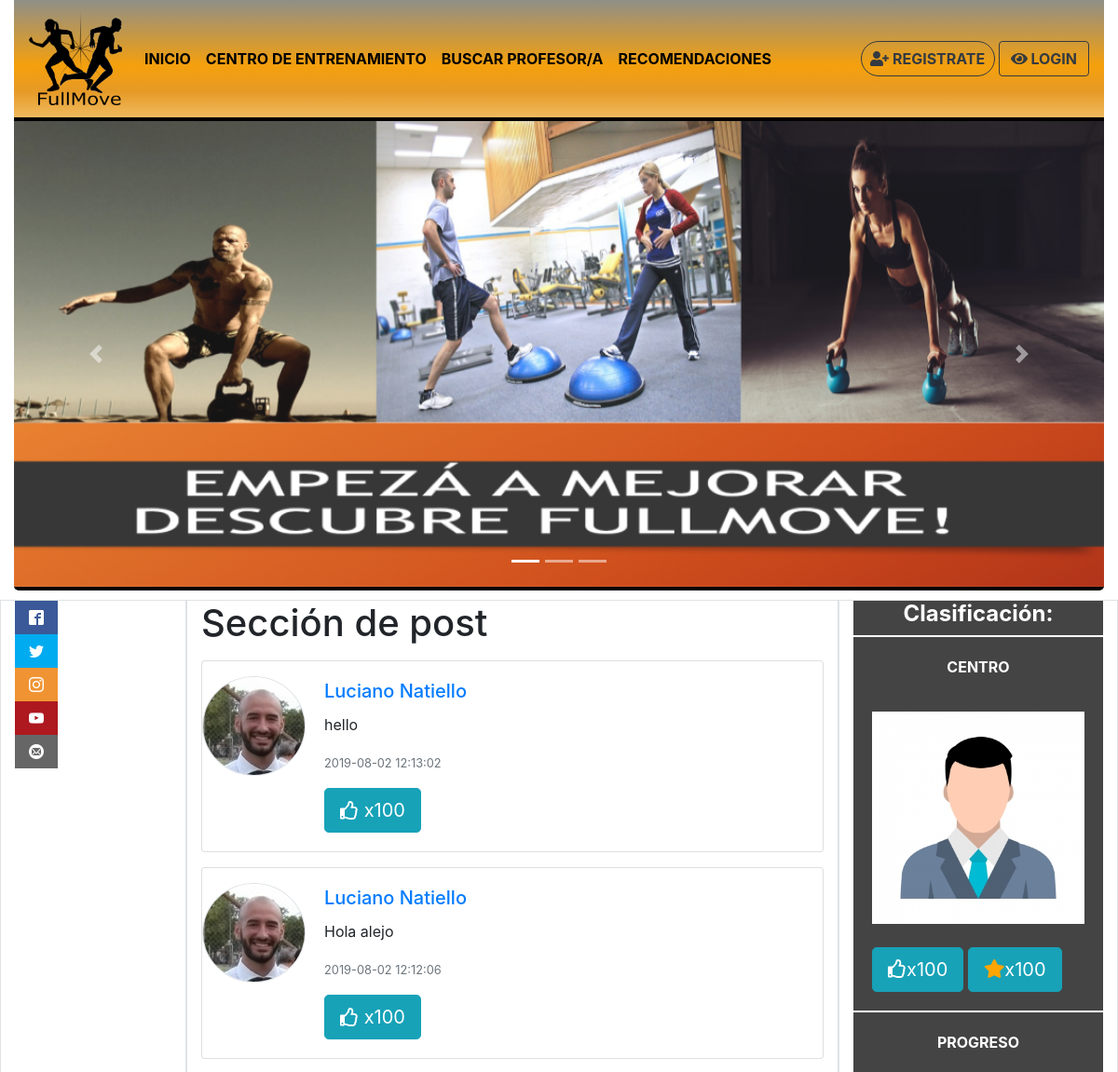
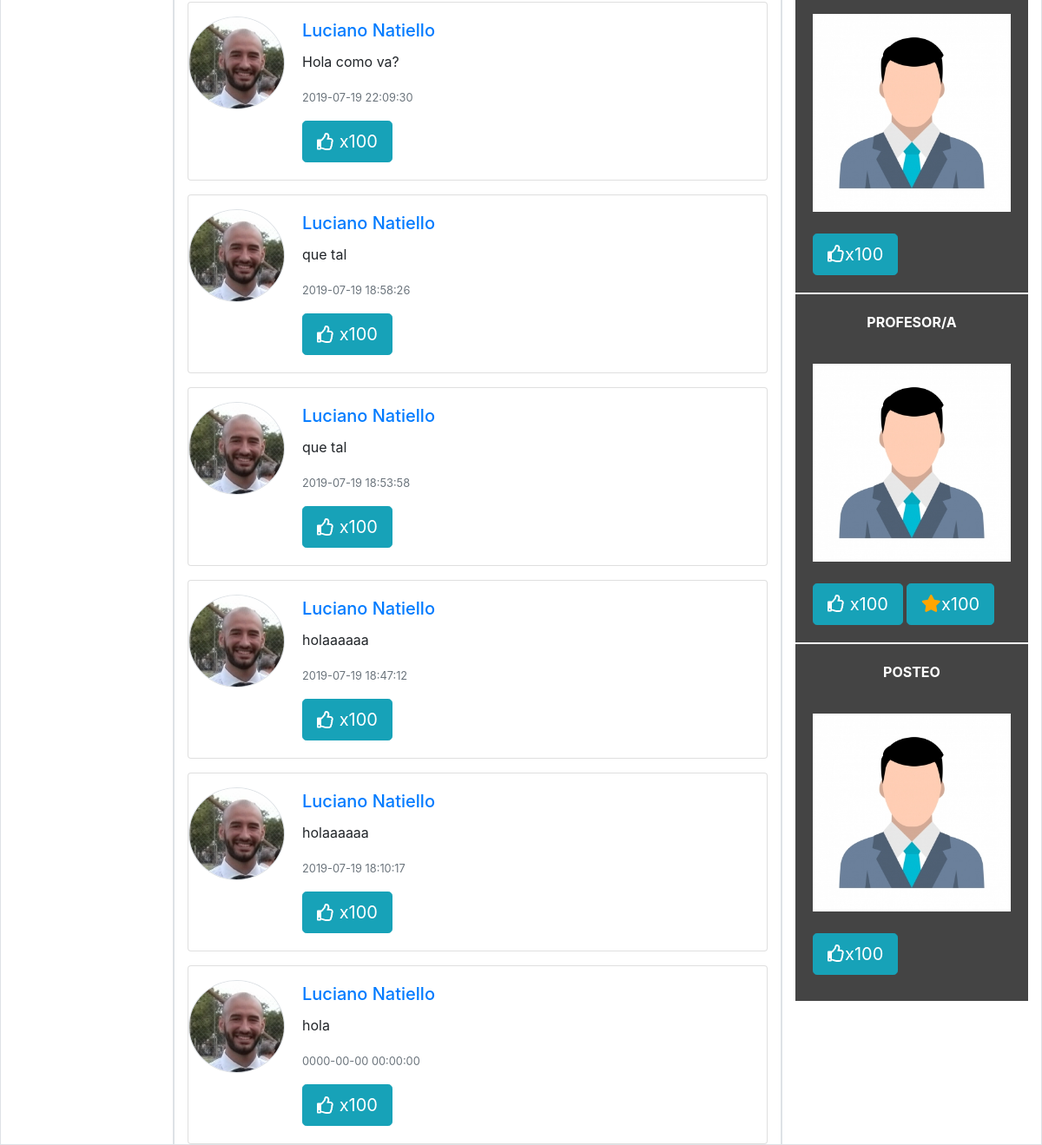
The page /vistas/index/index.php on the database its author committed (2 pictures, top to bottom).
### tables this page shows
CREATE TABLE `posteo` (
  `id_posteo` int(100) NOT NULL,
  `texto` varchar(1000) NOT NULL,
  `id_usuario` int(100) NOT NULL,
  `fecha` datetime NOT NULL
);

CREATE TABLE `usuarios` (
  `usr_id` int(100) NOT NULL,
  `usr_nombre` varchar(50) NOT NULL,
  `usr_tel` varchar(50) NOT NULL,
  `usr_mail` varchar(50) NOT NULL,
  `usr_localidad` int(50) NOT NULL,
  `usr_contrasena` varchar(30) NOT NULL,
  `usr_foto` varchar(100) NOT NULL,
  `usr_facebook` varchar(100) NOT NULL,
  `usr_instagram` varchar(100) NOT NULL,
  `usr_twitter` varchar(100) NOT NULL,
  `usr_edad` int(20) NOT NULL,
  `descripcion` varchar(1000) NOT NULL,
  `usr_registro` timestamp(6) NOT NULL DEFAULT current_timestamp(6) ON UPDATE current_timestamp(6)
);

### vistas/index/index.php (called while the page is built, shortened)
<?php
$contenido_seccion1 = PATH_VIEWS . "/index/partials/slider_publicidades.inc.php";
$contenido_seccion2 = PATH_VIEWS . "/index/partials/contenido_index.inc.php";
include( PATH_VIEWS . '/common/base.php' );
?>

### modelo/DAO/posteoDAO.php (called while the page is built, shortened)
<?php
		function buscarPubli(){
					$conexion = getConexion();
					$consulta = "SELECT *
              					FROM posteo, usuarios
               				WHERE posteo.id_usuario = usuarios.usr_id
               				ORDER BY id_posteo DESC";
               	$posteocompleto = $conexion->query($consulta);
               	return $posteocompleto;
		}

### modelo/DAO/accesoperfilDAO.php (called while the page is built, shortened)
<?php
function saberPerfil($id_usuario){
    $conexion = getConexion();
     $consulta = "SELECT * " .
                 "FROM usuarios " .
                 "WHERE usr_id = '" . $id_usuario . "'";
     $resultado = $conexion->query( $consulta );
            if ( $resultado->num_rows == 1  ){
            $usuarioacc = $resultado->fetch_assoc();
            $consulta ="SELECT * " .
                        "FROM usuario_centro " .
                        "WHERE usr_centro_id = '" . $usuarioacc["usr_id"] . "'";
            $resultado = $conexion->query( $consulta );
            if ( $resultado->num_rows == 1) {
                            $perfilaccestipo = "centro";
                        }
                else {
            $consulta ="SELECT * " .
                        "FROM usuario_profe " .
                        "WHERE usr_pf_id = '" . $usuarioacc["usr_id"] . "'";
            $resultado = $conexion->query( $consulta );
                if ( $resultado->num_rows == 1) {
                     $perfilaccestipo= "profe";
                }
                else{
                        $perfilaccestipo="comun";
                }
                }
}
return $perfilaccestipo;
}
?>

### helpers/html_helper.php (the view, shortened to what this page needs)
<?php
      function crearHTMLpublicacion($id_usuario, $texto, $fotopubli, $nombrepubli, $fecha){
        include_once PATH_DAOS . '/accesoperfilDAO.php';
      $perfilacceso = saberPerfil($id_usuario);
?>
              <div class="posteo mt-3">
                    <div class="card">
                          <div class="row no-gutters">
                              <div class="col-md-2">
                                </a><img src="<?= FILES . '/perfiles/'. $fotopubli ?>" class="card-img border rounded-circle mt-3" alt="...">
                              </div>
                              <div class="col-md-8">
                                <div class="card-body">
                                  <a href="index.php?m=perfilacceso&tipo=<?= $perfilacceso ?>&nombre=<?= $id_usuario ?>"><h5 class="card-title"><?= $nombrepubli ?></h5></a>
                                  <p class="card-text"><?= $texto ?></p>
                                  <p class="card-text"><small class="text-muted"><?= $fecha ?></small></p>
                                  <div>
                                <span class="btn btn-info btn-lg "><i class="far fa-thumbs-up"></i> x100</span>
                              </div>
                                </div>
                              </div>
                            </div>
                          </div>
                    </div>
     <?php
          }
      ?>

### vistas/common/base.php (shortened to what this page needs)
<!DOCTYPE html>
<html lang="en">
<head>
	<link rel="stylesheet" href="<?= PATH_VENDOR ?>/bootstrap/css/bootstrap.min.css">
	<link rel="stylesheet" href="<?= PATH_CSS ?>/estilos.css">
	<link rel="stylesheet" href="<?= PATH_CSS ?>/fonts.css">
	<link rel="stylesheet" href="<?= PATH_CSS ?>/all.min.css">
</head>
<body>
	<header>
		<div class="container-fluid">
			<nav class="navbar navbar-light navbar-expand-xl">
				<a class="navbar-brand" href="index.php">
   				 	<img src="<?= PATH_IMAGENES . '/logopag2.png' ?>" width="100" height="100" class="d-inline-block align-top" alt="">
 					 </a>
			 					  <div class="collapse navbar-collapse" id="navbarSupportedContent">
									    <ul class="navbar-nav mr-auto">
									      <li class="nav-item">
									        <a class="nav-link barra" href="index.php">INICIO</a>
									      </li>
									      <li class="nav-item">
									        <a class="nav-link barra"href="index.php?m=busqueda&tipo=centro">
									         CENTRO DE ENTRENAMIENTO
									        </a>
									        </li>
									       <li class="nav-item">
									        <a class="nav-link barra" href="index.php?m=busqueda&tipo=profe">BUSCAR PROFESOR/A</a>
									      </li>
									       <li class="nav-item">
									        <a class="nav-link barra" href="index.php?m=reco">RECOMENDACIONES</a>
									      </li>
							 		    </ul>
    							<div>
								<?php
								if ( !isset($_SESSION["usuario"]) ){ ?>
										 <a href="index.php?m=registro" class="btn badge-pill btn-outline-dark registro"><i class="fas fa-user-plus"></i> REGISTRATE</a>
										 <a href="#"  data-toggle="modal" data-target="#exampleModal" class="btn btn-outline-dark registro"><i class="fas fa-eye"></i> LOGIN</a>
								<?php
								}
								?>
    							</div>
			</nav>
		</div>
	</header>
	<div class="container-fluid">
				<?php if(isset($contenido_seccion1)){include($contenido_seccion1);} ?>
	</div>
				<?php if(isset($contenido_seccion2)){include($contenido_seccion2);} ?>
</body>
</html>

### vistas/index/partials/slider_publicidades.inc.php (shortened to what this page needs)
<div class="row">
		<div class="col-md-12">
		<div id="carouselExampleIndicators" class="carousel slide carru" data-ride="carousel">
			  <ol class="carousel-indicators">
			    <li data-target="#carouselExampleIndicators" data-slide-to="0" class="active"></li>
			    <li data-target="#carouselExampleIndicators" data-slide-to="1"></li>
			    <li data-target="#carouselExampleIndicators" data-slide-to="2"></li>
			  </ol>
				  <div class="carousel-inner">
				    	<div class="carousel-item active">
				      		<a href="index.php?m=reco"><img src="<?= PATH_IMAGENES . '/titulo1.png' ?>" class="d-block w-100" height="500px" alt="">
				      		</a>
				    	</div>
				  </div>
				  <a class="carousel-control-prev" href="#carouselExampleIndicators" role="button" data-slide="prev">
				    <span class="carousel-control-prev-icon" aria-hidden="true"></span>
				  </a>
				  <a class="carousel-control-next" href="#carouselExampleIndicators" role="button" data-slide="next">
				    <span class="carousel-control-next-icon" aria-hidden="true"></span>
				  </a>
		</div>
	</div>
	</div>

### vistas/index/partials/contenido_index.inc.php (shortened to what this page needs)
<div class="container-fluid">
	<div class="row">
		<div class="col-2 border">
			<div class="social" >
				<ul id="colsocial">
					<li><a href="" class="icon-facebook2"></a></li>
					<li><a href="" class="icon-twitter"></a></li>
					<li><a href="" class="icon-instagram"></a></li>
					<li><a href="" class="icon-youtube"></a></li>
					<li><a href="" class="icon-mail4"></a></li>
				</ul>
			</div>
		</div>
		<div class="col-7 border">
			<h1 class="align-center">Sección de post</h1>
	<div>
			<?php
			 include_once PATH_DAOS . "/posteoDAO.php";
			 include_once PATH_HELPERS . "/html_helper.php";
			 $resultado = buscarPubli();
                    while( $public = $resultado->fetch_assoc() ){
                        crearHTMLpublicacion( $public["usr_id"], $public["texto"], $public["usr_foto"], $public["usr_nombre"], $public["fecha"]  );
                    }
			?>
	</div>
		</div>
		<div class="col-3 border">
			<div id="clasificacion">
			<div>
			<h4 class="titulo_clasif">Clasificación:</h4>
			</div>
			<div class="casilleroclas">
				<p class="parrafo">CENTRO</p>
				<div class="imagenclasif">
				<img class="w-100" src="<?= PATH_IMAGENES . '/avatar.jpg' ?>" alt="">
				</div>
				<div class="botone">
        			 <span class="btn btn-info btn-lg" ><i class="far fa-thumbs-up"></i>x100</span>
         			 <span class="btn btn-info btn-lg"><i class="fas fa-star estrella"></i>x100</span>
        		</div>
			</div>
			<div class="casilleroclas">
				<p class="parrafo">PROGRESO</p>
				<div class="imagenclasif">
				<img class="w-100" src="<?= PATH_IMAGENES . '/avatar.jpg' ?>" alt="">
				</div>
				<div class="botone">
					<span class="btn btn-info btn-lg"><i class="far fa-thumbs-up"></i>x100</span>
				</div>
			</div>
			<div class="casilleroclas">
				<p class="parrafo">PROFESOR/A</p>
				<div class="imagenclasif">
				<img class="w-100" src="<?= PATH_IMAGENES . '/avatar.jpg' ?>" alt="">
				</div>
				<div class="botone">
					<span class="btn btn-info btn-lg "><i class="far fa-thumbs-up"></i> x100</span>
         			<span class="btn btn-info btn-lg"><i class="fas fa-star estrella"></i>x100</span>
         		</div>
			</div>
			<div class="casilleroclas">
				<p class="parrafo">POSTEO</p>
				<div class="imagenclasif">
				<img class="w-100" src="<?= PATH_IMAGENES . '/avatar.jpg' ?>" alt="">
				</div>
				<div class="botone">
					<span class="btn btn-info btn-lg"><i class="far fa-thumbs-up"></i>x100</span>
         		</div>
			</div>
		</div>
		</div>
	</div>
</div>

### css/estilos.css (style rules this page uses)
nav { font-weight: bold; background: rgba(143,143,136,1); background: -moz-linear-gradient(top, rgba(143,143,136,1) 0%, rgba(245,160,12,1) 56%, rgba(230,154,39,1) 78%, rgba(240,186,93,1) 100%); background: -webkit-gradient(left top, left bottom, color-stop(0%, rgba(143,143,136,1)), color-stop(56%, rgba(245,160,12,1)), color-stop(78%, rgba(230,154,39,1)), color-stop(100%, rgba(240,186,93,1))); background: -webkit-linear-gradient(top, rgba(143,143,136,1) 0%, rgba(245,160,12,1) 56%, rgba(230,154,39,1) 78%, rgba(240,186,93,1) 100%); background: -o-linear-gradient(top, rgba(143,143,136,1) 0%, rgba(245,160,12,1) 56%, rgba(230,154,39,1) 78%, rgba(240,186,93,1) 100%); background: -ms-linear-gradient(top, rgba(143,143,136,1) 0%, rgba(245,160,12,1) 56%, rgba(230,154,39,1) 78%, rgba(240,186,93,1) 100%); background: linear-gradient(to bottom, rgba(143,143,136,1) 0%, rgba(245,160,12,1) 56%, rgba(230,154,39,1) 78%, rgba(240,186,93,1) 100%); filter: progid:DXImageTransform.Microsoft.gradient( startColorstr='#8f8f88', endColorstr='#f0ba5d', GradientType=0 ); border-bottom:4px solid black; }
.barra { color: black !important; }
.registro { font-weight: bold; }
.carru { border-bottom: 4px solid black; margin-bottom: 10px; border-radius: 5px }
.social { margin-left: 0; }
.social ul { list-style: none; left:0; z-index:1000; }
.social ul li a { display: inline-block; color:#fff; background: #000; padding: 10px 15px; text-decoration: none; -webkit-transition: all 500ms ease; -o-transition: all 500ms ease; transition: all 500ms ease; }
.social ul li .icon-facebook2 { background:#3b5998; }
.social ul li .icon-twitter { background:#00abf0; }
.social ul li .icon-instagram { background:#f09433; }
.social ul li .icon-youtube { background:#ae181f; }
.social ul li .icon-mail4 { background:#666666; }
#colsocial { margin-left: 0px; padding-left: 0px; }
.posteo { margin-top: 10px; }
#clasificacion { margin-left: 0; padding-left: 0; background-color: rgb(68, 68, 68); padding-bottom: 10px; }
.estrella { color: orange; }
.titulo_clasif { text-align:center; font-weight: bold; color:white; }
.parrafo { margin-top: 20px; font-weight: bold; color: white; text-align:center; }
.botone { margin-top: 5px; margin-left: 20px; margin-right: 10px; }
.casilleroclas { margin-bottom: 20px; border-top: 2px solid white; }
.imagenclasif { display: inline-block; margin: 20px; }

### rows shown on the page
posteo: id_usuario.usr_foto (picture), id_usuario.usr_nombre "Luciano Natiello", texto "hello", fecha "2019-08-02 12:13:02"
posteo: id_usuario.usr_foto (picture), id_usuario.usr_nombre "Luciano Natiello", texto "Hola alejo", fecha "2019-08-02 12:12:06"
posteo: id_usuario.usr_foto (picture), id_usuario.usr_nombre "Luciano Natiello", texto "Hola como va?", fecha "2019-07-19 22:09:30"
posteo: id_usuario.usr_foto (picture), id_usuario.usr_nombre "Luciano Natiello", texto "que tal", fecha "2019-07-19 18:58:26"
posteo: id_usuario.usr_foto (picture), id_usuario.usr_nombre "Luciano Natiello", texto "que tal", fecha "2019-07-19 18:53:58"
posteo: id_usuario.usr_foto (picture), id_usuario.usr_nombre "Luciano Natiello", texto "holaaaaaa", fecha "2019-07-19 18:47:12"
posteo: id_usuario.usr_foto (picture), id_usuario.usr_nombre "Luciano Natiello", texto "holaaaaaa", fecha "2019-07-19 18:10:17"
posteo: id_usuario.usr_foto (picture), id_usuario.usr_nombre "Luciano Natiello", texto "hola", fecha "0000-00-00 00:00:00"
